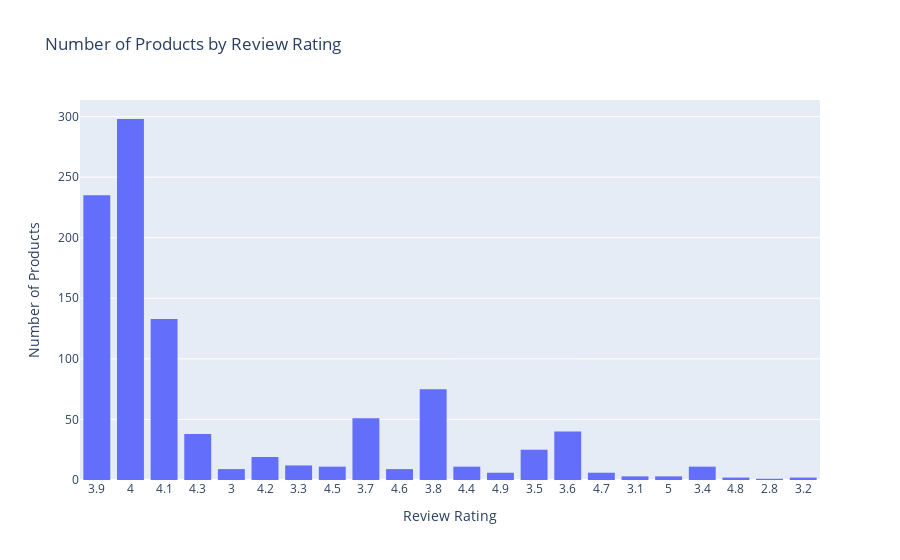

The cell this chart's notebook holds for it:
### Code cell
fig = px.histogram(df, x='Review', title='Number of Products by Review Rating', labels={'Review': 'Review Rating'}, nbins=10)
fig.update_layout(xaxis_title='Review Rating', yaxis_title='Number of Products')
fig.show()

### Figure 1 — Plotly figure (JSON) as saved in the notebook; plotly's stock layout.template omitted (floating-point values rounded to 4 significant figures; data arrays with more than 128 entries replaced by an {"elided": "..."} marker saying what was removed)
{"data": [{"alignmentgroup": "True", "bingroup": "x", "hovertemplate": "Review Rating=%{x}<br>count=%{y}<extra></extra>", "legendgroup": "", "marker": {"color": "#636efa", "pattern": {"shape": ""}}, "name": "", "nbinsx": 10, "offsetgroup": "", "orientation": "v", "showlegend": false, "type": "histogram", "x": {"elided": "1000 str values"}, "xaxis": "x", "yaxis": "y"}], "layout": {"barmode": "relative", "legend": {"tracegroupgap": 0}, "title": {"text": "Number of Products by Review Rating"}, "xaxis": {"anchor": "y", "domain": [0, 1], "title": {"text": "Review Rating"}}, "yaxis": {"anchor": "x", "domain": [0, 1], "title": {"text": "Number of Products"}}}}
